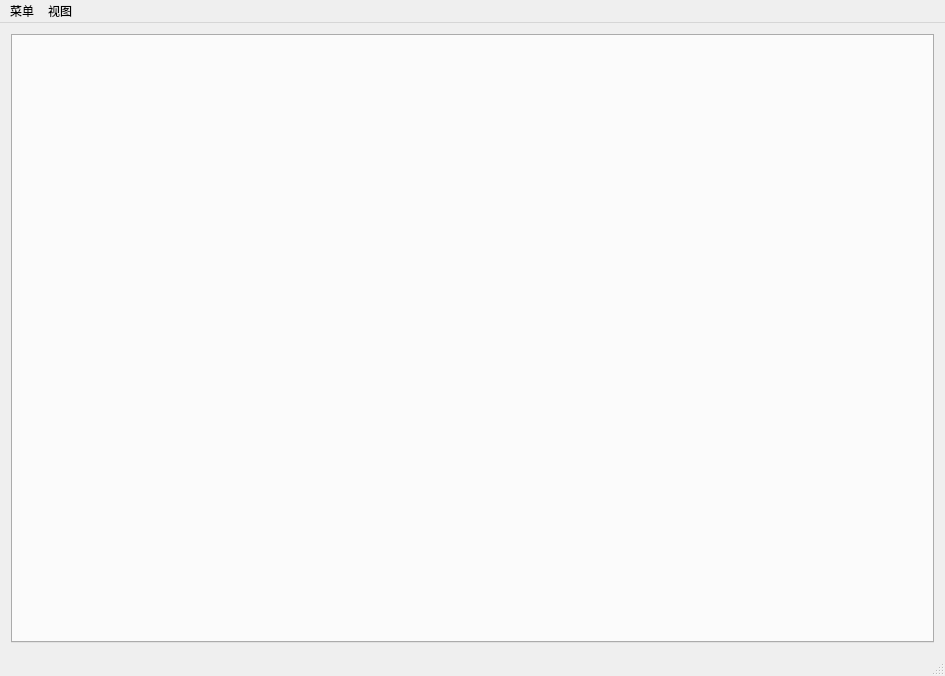
<?xml version="1.0" encoding="UTF-8"?>
<ui version="4.0">
 <class>MainWindow</class>
 <widget class="QMainWindow" name="MainWindow">
  <property name="geometry">
   <rect>
    <x>0</x>
    <y>0</y>
    <width>945</width>
    <height>676</height>
   </rect>
  </property>
  <property name="windowTitle">
   <string>DOTA2统计学V1.2</string>
  </property>
  <widget class="QWidget" name="centralWidget">
   <layout class="QGridLayout" name="gridLayout_3">
    <item row="0" column="0">
     <widget class="QTabWidget" name="tabWidget">
      <property name="tabPosition">
       <enum>QTabWidget::North</enum>
      </property>
      <property name="currentIndex">
       <number>-1</number>
      </property>
      <property name="tabsClosable">
       <bool>true</bool>
      </property>
      <property name="movable">
       <bool>false</bool>
      </property>
     </widget>
    </item>
   </layout>
  </widget>
  <widget class="QMenuBar" name="menuBar">
   <property name="geometry">
    <rect>
     <x>0</x>
     <y>0</y>
     <width>945</width>
     <height>23</height>
    </rect>
   </property>
   <widget class="QMenu" name="menu">
    <property name="title">
     <string>菜单</string>
    </property>
    <addaction name="action_set_datasource"/>
    <addaction name="action_about"/>
   </widget>
   <widget class="QMenu" name="menu_2">
    <property name="title">
     <string>视图</string>
    </property>
    <addaction name="action_view_heroitems"/>
    <addaction name="action_view_playermatchhistory"/>
    <addaction name="action_view_matchdetail"/>
   </widget>
   <addaction name="menu"/>
   <addaction name="menu_2"/>
  </widget>
  <widget class="QStatusBar" name="statusBar"/>
  <action name="action_about">
   <property name="text">
    <string>关于</string>
   </property>
  </action>
  <action name="action_set_datasource">
   <property name="text">
    <string>设置数据源</string>
   </property>
  </action>
  <action name="action_view_heroitems">
   <property name="text">
    <string>英雄装备重要度</string>
   </property>
  </action>
  <action name="action_view_playermatchhistory">
   <property name="text">
    <string>玩家游戏记录</string>
   </property>
  </action>
  <action name="action_view_matchdetail">
   <property name="text">
    <string>比赛详情</string>
   </property>
  </action>
 </widget>
 <layoutdefault spacing="6" margin="11"/>
 <resources/>
 <connections/>
</ui>
